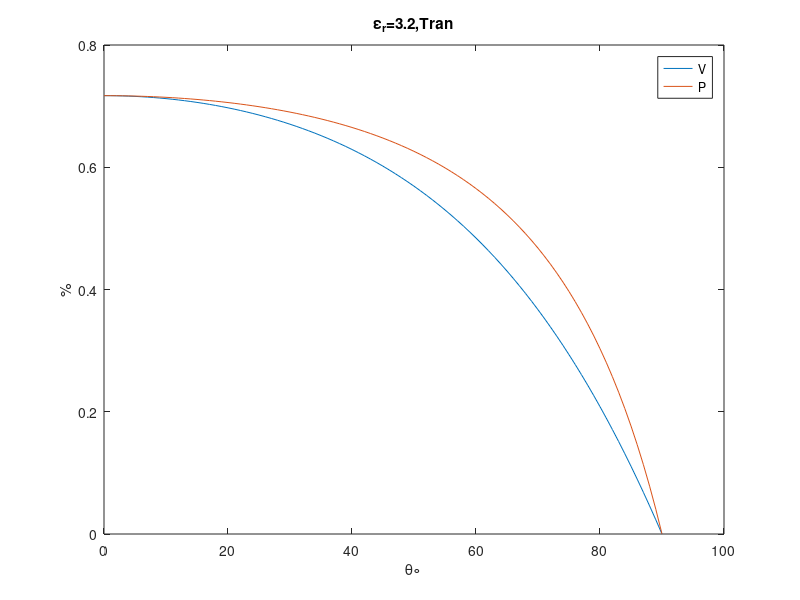
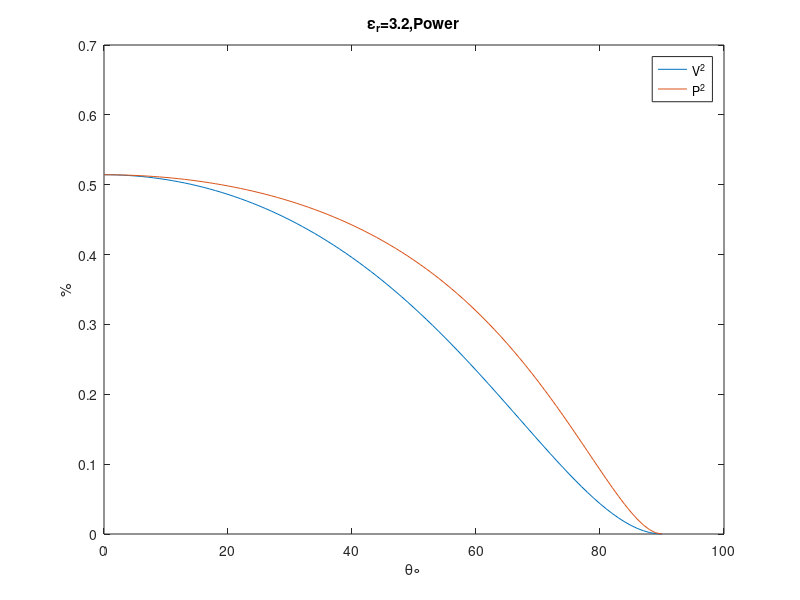

The MATLAB script that drew these images, in order:
 
clc;
clear;close all;

%-----------------------------%
%   平行极化透射率
%   data: 2018 10 25
%-----------------------------%

epsilon_r=3.2;
theta=0:1:90;
%   平行极化---存在问题
n_p=epsilon_r*cosd(theta)./sqrt(epsilon_r-(sind(theta)).^2);
%   平行极化功率反射系数
R_p=((1-n_p)./(2+n_p)).^2;

%   垂直极化 ---存在问题
n_v=epsilon_r*sqrt(epsilon_r-(sind(theta)).^2)./cosd(theta);
%   垂直极化功率反射系数
R_v=((1-n_v)./(2+n_v)).^2;


%   电磁场与波245
F_v=(cosd(theta)-sqrt(epsilon_r-(sind(theta)).^2))./...
      (cosd(theta)+sqrt(epsilon_r-(sind(theta)).^2));
F_v=abs(F_v);  
T_v=2*cosd(theta)./(cosd(theta)+sqrt(epsilon_r-(sind(theta)).^2));
F_p=(epsilon_r*cosd(theta)-sqrt(epsilon_r-(sind(theta)).^2))./...
    (epsilon_r*cosd(theta)+sqrt(epsilon_r-(sind(theta)).^2));
T_p=2*sqrt(epsilon_r)*cosd(theta)./(cosd(theta)*epsilon_r+sqrt(epsilon_r-(sind(theta)).^2));

T_p=abs(T_p);   %只看绝对值，复数代表场 方向相反










plot(theta,T_v);hold on
plot(theta,T_p);hold on
legend('V','P')
title('\epsilon_r=3.2,Tran')
xlabel('\theta\circ')
ylabel('%')

figure
plot(theta,T_v.^2);hold on
plot(theta,T_p.^2);hold on
legend('V^2','P^2')
title('\epsilon_r=3.2,Power')
xlabel('\theta\circ')
ylabel('%')






% % plot(theta,F_v.^2);hold on
% plot(theta,T_v.^2);hold on 
% % plot(theta,F_v.^2+Tao_v.^2)
% legend('F','tao')
% figure
% plot(theta,n_p);hold on
% figure
% plot(theta,n_v)
% 
% figure
% plot(theta,R_p);hold on
% % figure
% plot(theta,R_v)
% 
% 


% plot(theta,n_p);hold on
% figure
% plot(theta,n_v);hold on
% legend('parallel','vertical')

